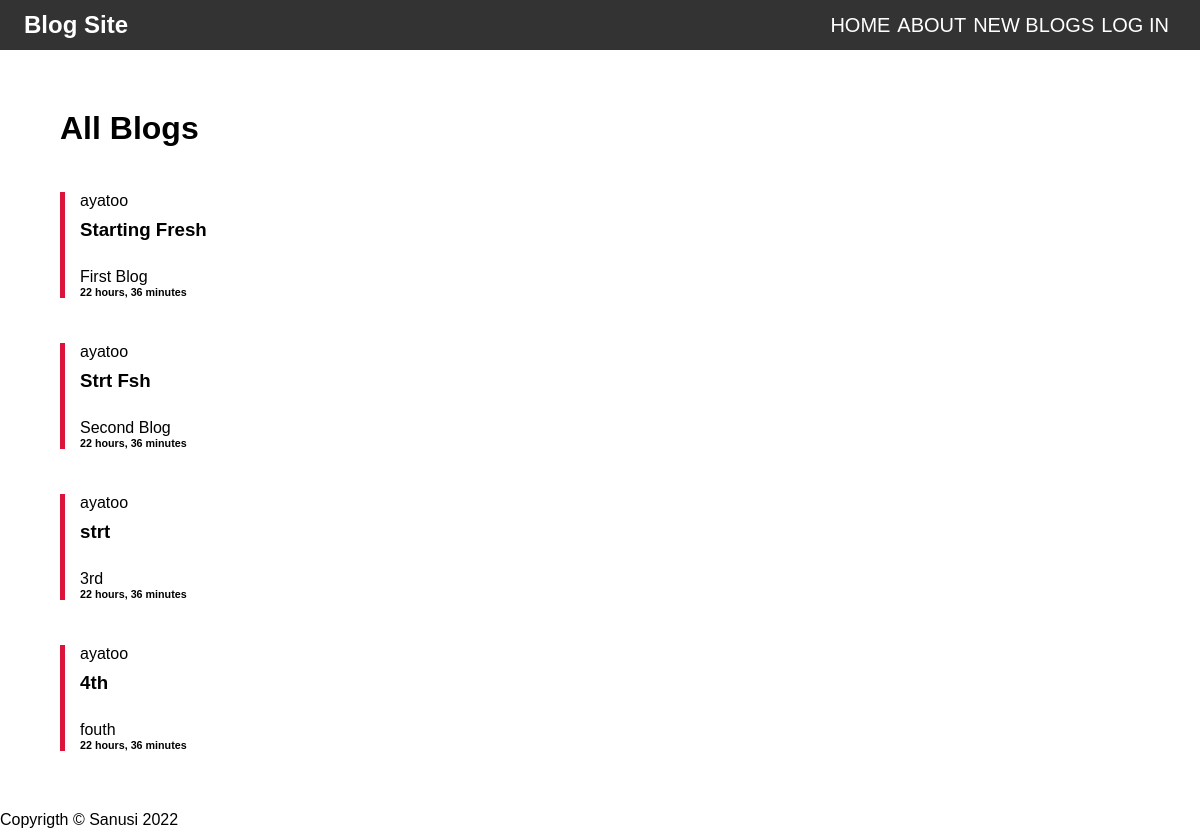
The page / on the database its author committed.
### base/models.py (models this page shows, shortened)
class Blog(models.Model):
    owner = models.ForeignKey(User, on_delete=models.SET_NULL, null=True)
    title = models.CharField(max_length=50)
    snippet = models.CharField(max_length=50)
    body = models.TextField()
    created = models.DateTimeField(auto_now_add=True)
    class Meta:
        ordering = ['-created']

### base/views.py (the view)
# urls.py: path('', views.home, name = 'home'),
def home(request):
    blogs = Blog.objects.all()
    context = {'blogs': blogs}
    return render(request, 'base/home.html', context)
    class Meta:
        ordering = ['-created']

### base/templates/base/home.html
{% extends "head.html" %}
{% block content %}
<div class="home content">
      <h1>All Blogs</h1>
      {% for blog in blogs %}
      <a class="single" href="{% url 'blogpost' blog.id %}"
        <small>{{blog.owner}}</small>
        <h3>{{blog.title}}</h3><br>
        <span>{{blog.snippet}}</span>
        <h6>{{blog.created|timesince}}</h6>
      {% endfor %}
      </a>
</div>
{%  endblock %}

### static/main/style.css (style rules this page uses)
* { box-sizing: border-box; margin: 0; padding: 0; outline: none; text-decoration: none; font-family: Verdana, Geneva, Tahoma, sans-serif; }
.content { padding-left: 5%; margin: 5% auto; }
.content h3 { height: 40px; line-height: 40px; width: 40%; }
.single { color: black; margin-left: 5px; }
.single { display: block; margin: 45px 0; padding-left: 15px; border-left: 5px solid var(--textColor); }

### rows shown on the page
Blog: owner "ayatoo", title "Starting Fresh", snippet "First Blog", created "22 hours, 36 minutes"
Blog: owner "ayatoo", title "Strt Fsh", snippet "Second Blog", created "22 hours, 36 minutes"
Blog: owner "ayatoo", title "strt", snippet "3rd", created "22 hours, 36 minutes"
Blog: owner "ayatoo", title "4th", snippet "fouth", created "22 hours, 36 minutes"
